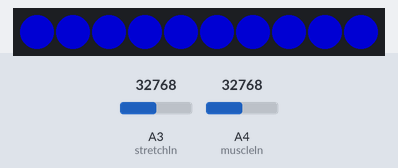
A program run on a simulated CircuitPython board. Parts: 10 RGB LEDs in strip order, left to right. The test bench sets the inputs (shaded band); at power-on: A3 (stretchIn) = 32768, A4 (muscleIn) = 32768 (analog values on the 0–65535 scale). Dim RGB values are drawn brighter than linear.

Above: at 1.2 s.
1.3 s: A3 (stretchIn) set to 54224
2.8 s: A3 (stretchIn) set to 55488
At 4.2 s:
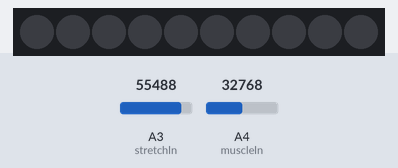
4.5 s: A4 (muscleIn) set to 59152
6.0 s: A4 (muscleIn) set to 60560
At 6.8 s:
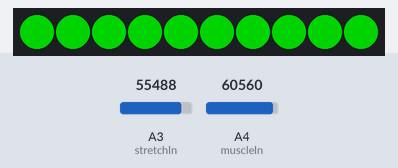
7.5 s: A4 (muscleIn) set to 59345
At 8.0 s:
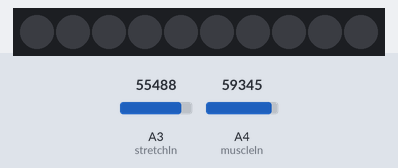
9.0 s: A4 (muscleIn) set to 60655
At 10.4 s:
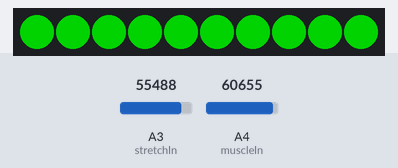
Timing chart, 0 to 11.5 s (numbered marks = the images above; inputs shaded):
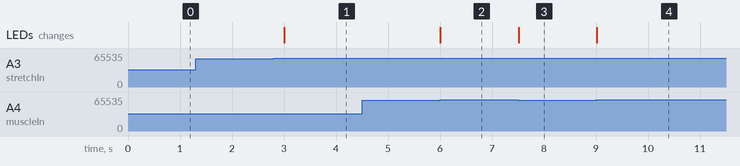

Measured:
- the behaviour switches between 54992 and 55008 on A3 (stretchIn) (found by bisection; images 0 and 1)
- the behaviour switches between 60000 and 60016 on A4 (muscleIn) (found by bisection; images 1 and 2)
- after the input at 1.3 s, every drawn part: stays the same
- after the input at 2.8 s, the LEDs: change after 0.20 s (image 1)
- after the input at 4.5 s, every drawn part: stays the same
- after the input at 6.0 s, the LEDs: change at once (image 2)
- after the input at 7.5 s, the LEDs: change at once (image 3)
- after the input at 9.0 s, the LEDs: change at once (image 4)

The program:

BuffCuff_MuscleSensorStretchSensorNeopixels.py
```python
""" BuffCuff_MuscleAndStretchSensorDemo
Developed for The Art of Making: An Introduction to Hands-On System Design and Engineering
University of Pittsburgh Swanson School of Engineering
v1.0 Tyler Hansen 3/2/2023

Last modified:
Tyler Hansen 3/2/2023
Changes:
First version implemented with Myoware Muscle Sensor & stretch sensor
"""

import board
import digitalio
from analogio import AnalogIn
import neopixel
import time

#configure analog inputs
muscleIn = AnalogIn(board.A4)  #myoware muscle sensor
stretchIn = AnalogIn(board.A3)  #conductive rubber cord sensor

#configure onboard neopixels
onboard = neopixel.NeoPixel(board.D8, 10, brightness=0.5)

#establish constants to be used in while loop
muscleThreshold = 60000  #value you choose to set how much you flex before the program reacts to it
stretchThreshold = 55000  #value you choose to set how much you stretch the rubber cord before the program reacts to it

while True:

    if muscleIn.value > muscleThreshold:
        onboard.fill((0, 255, 0))  #onboard neopixels set to completely green
    elif stretchIn.value < stretchThreshold:
        onboard.fill((0, 0, 255))  #onboard neopixels set to completely blue
    else:
        onboard.fill((0, 0, 0))  #onboard neopixels turned off

    time.sleep(0.5)  #delay to account for minor fluctuations
```
